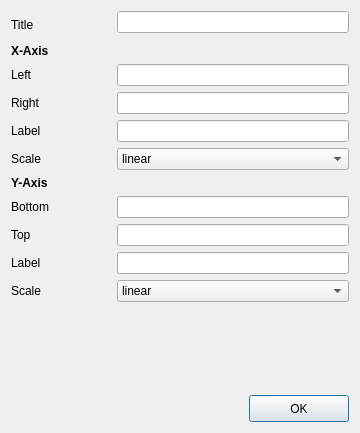
<?xml version="1.0" encoding="UTF-8"?>
<ui version="4.0">
 <class>MainWindow</class>
 <widget class="QDialog" name="MainWindow">
  <property name="geometry">
   <rect>
    <x>0</x>
    <y>0</y>
    <width>360</width>
    <height>433</height>
   </rect>
  </property>
  <property name="windowTitle">
   <string>Axes options</string>
  </property>
  <layout class="QHBoxLayout" name="horizontalLayout_2">
   <item>
    <layout class="QVBoxLayout" name="verticalLayout">
     <item>
      <layout class="QFormLayout" name="formLayout">
       <item row="0" column="0">
        <widget class="QLabel" name="label">
         <property name="minimumSize">
          <size>
           <width>100</width>
           <height>27</height>
          </size>
         </property>
         <property name="text">
          <string>Title </string>
         </property>
        </widget>
       </item>
       <item row="0" column="1">
        <widget class="QLineEdit" name="ax_title"/>
       </item>
      </layout>
     </item>
     <item>
      <layout class="QFormLayout" name="formLayout_2">
       <item row="1" column="0">
        <widget class="QLabel" name="label_3">
         <property name="text">
          <string>Left</string>
         </property>
        </widget>
       </item>
       <item row="1" column="1">
        <widget class="QLineEdit" name="ax_left"/>
       </item>
       <item row="2" column="1">
        <widget class="QLineEdit" name="ax_right"/>
       </item>
       <item row="2" column="0">
        <widget class="QLabel" name="label_4">
         <property name="text">
          <string>Right</string>
         </property>
        </widget>
       </item>
       <item row="3" column="0">
        <widget class="QLabel" name="label_5">
         <property name="text">
          <string>Label</string>
         </property>
        </widget>
       </item>
       <item row="3" column="1">
        <widget class="QLineEdit" name="ax_xlb"/>
       </item>
       <item row="4" column="0">
        <widget class="QLabel" name="label_6">
         <property name="text">
          <string>Scale</string>
         </property>
        </widget>
       </item>
       <item row="0" column="0">
        <widget class="QLabel" name="label_2">
         <property name="minimumSize">
          <size>
           <width>100</width>
           <height>0</height>
          </size>
         </property>
         <property name="font">
          <font>
           <weight>75</weight>
           <bold>true</bold>
          </font>
         </property>
         <property name="text">
          <string>X-Axis</string>
         </property>
        </widget>
       </item>
       <item row="4" column="1">
        <widget class="QComboBox" name="ax_xscale">
         <item>
          <property name="text">
           <string>linear</string>
          </property>
         </item>
         <item>
          <property name="text">
           <string>log</string>
          </property>
         </item>
        </widget>
       </item>
      </layout>
     </item>
     <item>
      <layout class="QFormLayout" name="formLayout_3">
       <item row="1" column="0">
        <widget class="QLabel" name="label_7">
         <property name="text">
          <string>Bottom</string>
         </property>
        </widget>
       </item>
       <item row="1" column="1">
        <widget class="QLineEdit" name="ax_bottom"/>
       </item>
       <item row="2" column="1">
        <widget class="QLineEdit" name="ax_top"/>
       </item>
       <item row="2" column="0">
        <widget class="QLabel" name="label_8">
         <property name="text">
          <string>Top</string>
         </property>
        </widget>
       </item>
       <item row="3" column="0">
        <widget class="QLabel" name="label_9">
         <property name="text">
          <string>Label</string>
         </property>
        </widget>
       </item>
       <item row="3" column="1">
        <widget class="QLineEdit" name="ax_ylb"/>
       </item>
       <item row="4" column="0">
        <widget class="QLabel" name="label_10">
         <property name="text">
          <string>Scale</string>
         </property>
        </widget>
       </item>
       <item row="0" column="0">
        <widget class="QLabel" name="label_11">
         <property name="minimumSize">
          <size>
           <width>100</width>
           <height>0</height>
          </size>
         </property>
         <property name="font">
          <font>
           <weight>75</weight>
           <bold>true</bold>
          </font>
         </property>
         <property name="text">
          <string>Y-Axis</string>
         </property>
        </widget>
       </item>
       <item row="4" column="1">
        <widget class="QComboBox" name="ax_yscale">
         <item>
          <property name="text">
           <string>linear</string>
          </property>
         </item>
         <item>
          <property name="text">
           <string>log</string>
          </property>
         </item>
        </widget>
       </item>
      </layout>
     </item>
     <item>
      <spacer name="verticalSpacer">
       <property name="orientation">
        <enum>Qt::Vertical</enum>
       </property>
       <property name="sizeHint" stdset="0">
        <size>
         <width>20</width>
         <height>40</height>
        </size>
       </property>
      </spacer>
     </item>
     <item>
      <layout class="QHBoxLayout" name="horizontalLayout">
       <item>
        <spacer name="horizontalSpacer">
         <property name="orientation">
          <enum>Qt::Horizontal</enum>
         </property>
         <property name="sizeHint" stdset="0">
          <size>
           <width>40</width>
           <height>20</height>
          </size>
         </property>
        </spacer>
       </item>
       <item>
        <widget class="QPushButton" name="ax_Bok">
         <property name="minimumSize">
          <size>
           <width>100</width>
           <height>27</height>
          </size>
         </property>
         <property name="text">
          <string>OK</string>
         </property>
        </widget>
       </item>
      </layout>
     </item>
    </layout>
   </item>
  </layout>
 </widget>
 <resources/>
 <connections/>
</ui>
